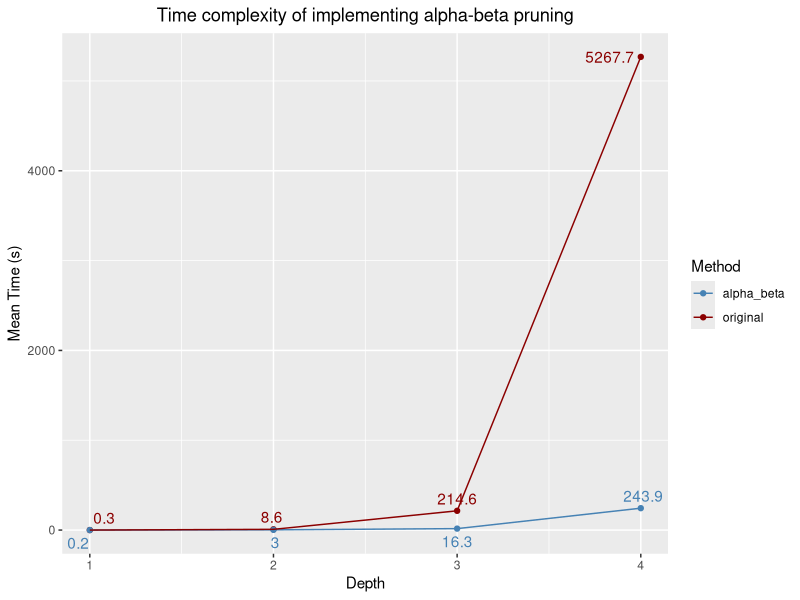
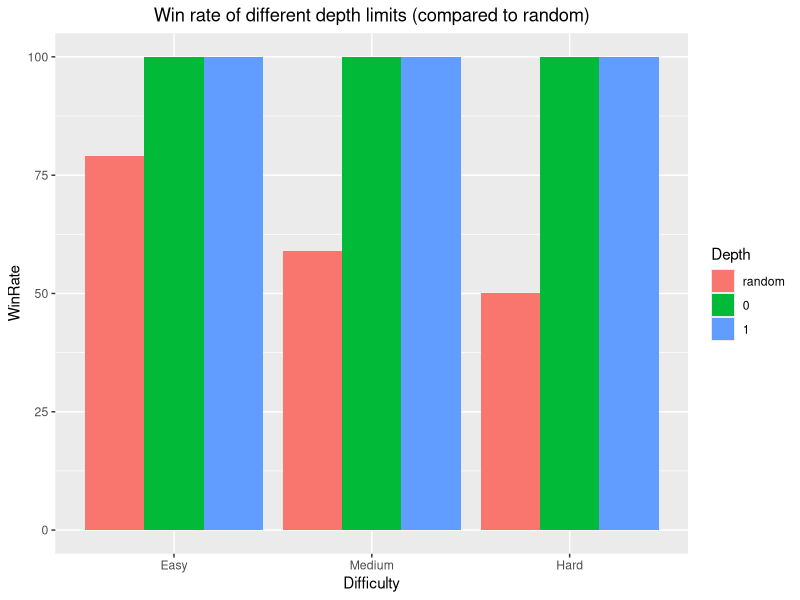

Source code (R) for these figures, in order:
## ---- chunk 1
library(tidyverse)
library(ggrepel)

Depth <- c(1, 2, 3, 4, 1, 2, 3, 4)
Time <- c(0.341, 8.561, 214.574, 5267.744, 0.151, 2.954, 16.337, 243.913)
Method <- c(rep("original", 4), rep("alpha_beta", 4))

df <- data.frame(Depth, Time, Method)

ggplot(df, aes(x = Depth, y = Time, color = Method)) + 
  geom_point() + 
  geom_line() + 
  geom_text_repel(label = round(Time, 1), show.legend = FALSE) + 
  scale_color_manual(values = c("steelblue", "darkred")) + 
  labs(title="Time complexity of implementing alpha-beta pruning",
       y = "Mean Time (s)") + 
  theme(plot.title = element_text(hjust = 0.5))
## ---- chunk 2
Depth <- c("random", 0, 1, "random", 0, 1, "random", 0, 1)
Case <- c(rep("Easy", 3), rep("Medium", 3), rep("Hard", 3))
WinRate <- c(79, 100, 100, 59, 100, 100, 50, 100, 100)

df2 <- data.frame(Depth, Case, WinRate)

df2 %>%
  group_by(Case) %>%
  ggplot() +
  geom_col(
    aes(
      x = factor(Case, levels=c("Easy", "Medium", "Hard")),
      y = WinRate,
      group = factor(Depth, levels=c("random", 0, 1)),
      fill = factor(Depth, levels=c("random", 0, 1))
    ),
    position = "dodge"
  ) + 
  labs(fill = "Depth",
       x = "Difficulty",
       title = "Win rate of different depth limits (compared to random)") +
  theme(plot.title = element_text(hjust = 0.5))
